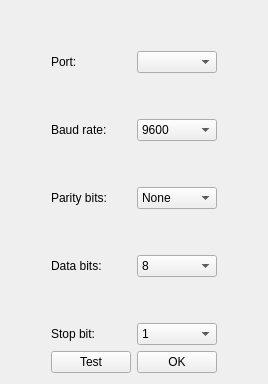
     <widget class="QWidget" name="tab_2">
      <attribute name="title">
       <string>Kalibrator</string>
      </attribute>
      <layout class="QGridLayout" name="gridLayout">
       <item row="1" column="5">
        <spacer name="horizontalSpacer">
         <property name="orientation">
          <enum>Qt::Horizontal</enum>
         </property>
         <property name="sizeHint" stdset="0">
          <size>
           <width>40</width>
           <height>20</height>
          </size>
         </property>
        </spacer>
       </item>
       <item row="7" column="5">
        <spacer name="horizontalSpacer_4">
         <property name="orientation">
          <enum>Qt::Horizontal</enum>
         </property>
         <property name="sizeHint" stdset="0">
          <size>
           <width>40</width>
           <height>20</height>
          </size>
         </property>
        </spacer>
       </item>
       <item row="5" column="5">
        <spacer name="horizontalSpacer_3">
         <property name="orientation">
          <enum>Qt::Horizontal</enum>
         </property>
         <property name="sizeHint" stdset="0">
          <size>
           <width>40</width>
           <height>20</height>
          </size>
         </property>
        </spacer>
       </item>
       <item row="3" column="5">
        <spacer name="horizontalSpacer_2">
         <property name="orientation">
          <enum>Qt::Horizontal</enum>
         </property>
         <property name="sizeHint" stdset="0">
          <size>
           <width>40</width>
           <height>20</height>
          </size>
         </property>
        </spacer>
       </item>
       <item row="9" column="5">
        <spacer name="horizontalSpacer_5">
         <property name="orientation">
          <enum>Qt::Horizontal</enum>
         </property>
         <property name="sizeHint" stdset="0">
          <size>
           <width>40</width>
           <height>20</height>
          </size>
         </property>
        </spacer>
       </item>
       <item row="5" column="2">
        <widget class="QLabel" name="label_15">
         <property name="text">
          <string>Parity bits:</string>
         </property>
        </widget>
       </item>
       <item row="7" column="2">
        <widget class="QLabel" name="label_16">
         <property name="text">
          <string>Data bits:</string>
         </property>
        </widget>
       </item>
       <item row="9" column="2">
        <widget class="QLabel" name="label_17">
         <property name="text">
          <string>Stop bit:</string>
         </property>
        </widget>
       </item>
       <item row="4" column="2">
        <spacer name="verticalSpacer_4">
         <property name="orientation">
          <enum>Qt::Vertical</enum>
         </property>
         <property name="sizeHint" stdset="0">
          <size>
           <width>20</width>
           <height>40</height>
          </size>
         </property>
        </spacer>
       </item>
       <item row="3" column="0">
        <spacer name="horizontalSpacer_7">
         <property name="orientation">
          <enum>Qt::Horizontal</enum>
         </property>
         <property name="sizeHint" stdset="0">
          <size>
           <width>40</width>
           <height>20</height>
          </size>
         </property>
        </spacer>
       </item>
       <item row="6" column="2">
        <spacer name="verticalSpacer_5">
         <property name="orientation">
          <enum>Qt::Vertical</enum>
         </property>
         <property name="sizeHint" stdset="0">
          <size>
           <width>20</width>
           <height>40</height>
          </size>
         </property>
        </spacer>
       </item>
       <item row="1" column="0">
        <spacer name="horizontalSpacer_6">
         <property name="orientation">
          <enum>Qt::Horizontal</enum>
         </property>
         <property name="sizeHint" stdset="0">
          <size>
           <width>40</width>
           <height>20</height>
          </size>
         </property>
        </spacer>
       </item>
       <item row="7" column="0">
        <spacer name="horizontalSpacer_9">
         <property name="orientation">
          <enum>Qt::Horizontal</enum>
         </property>
         <property name="sizeHint" stdset="0">
          <size>
           <width>40</width>
           <height>20</height>
          </size>
         </property>
        </spacer>
       </item>
       <item row="8" column="2">
        <spacer name="verticalSpacer_6">
         <property name="orientation">
          <enum>Qt::Vertical</enum>
         </property>
         <property name="sizeHint" stdset="0">
          <size>
           <width>20</width>
           <height>40</height>
          </size>
         </property>
        </spacer>
       </item>
       <item row="5" column="0">
        <spacer name="horizontalSpacer_8">
         <property name="orientation">
          <enum>Qt::Horizontal</enum>
         </property>
         <property name="sizeHint" stdset="0">
          <size>
           <width>40</width>
           <height>20</height>
          </size>
         </property>
        </spacer>
       </item>
       <item row="8" column="4">
        <spacer name="verticalSpacer_14">
         <property name="orientation">
          <enum>Qt::Vertical</enum>
         </property>
         <property name="sizeHint" stdset="0">
          <size>
           <width>20</width>
           <height>40</height>
          </size>
         </property>
        </spacer>
       </item>
       <item row="9" column="0">
        <spacer name="horizontalSpacer_10">
         <property name="orientation">
          <enum>Qt::Horizontal</enum>
         </property>
         <property name="sizeHint" stdset="0">
          <size>
           <width>40</width>
           <height>20</height>
          </size>
         </property>
        </spacer>
       </item>
       <item row="6" column="4">
        <spacer name="verticalSpacer_15">
         <property name="orientation">
          <enum>Qt::Vertical</enum>
         </property>
         <property name="sizeHint" stdset="0">
          <size>
           <width>20</width>
           <height>40</height>
          </size>
         </property>
        </spacer>
       </item>
       <item row="4" column="4">
        <spacer name="verticalSpacer_16">
         <property name="orientation">
          <enum>Qt::Vertical</enum>
         </property>
         <property name="sizeHint" stdset="0">
          <size>
           <width>20</width>
           <height>40</height>
          </size>
         </property>
        </spacer>
       </item>
       <item row="2" column="4">
        <spacer name="verticalSpacer_17">
         <property name="orientation">
          <enum>Qt::Vertical</enum>
         </property>
         <property name="sizeHint" stdset="0">
          <size>
           <width>20</width>
           <height>40</height>
          </size>
         </property>
        </spacer>
       </item>
       <item row="0" column="4">
        <spacer name="verticalSpacer_18">
         <property name="orientation">
          <enum>Qt::Vertical</enum>
         </property>
         <property name="sizeHint" stdset="0">
          <size>
           <width>20</width>
           <height>40</height>
          </size>
         </property>
        </spacer>
       </item>
       <item row="1" column="4">
        <widget class="QComboBox" name="comboBoxPort"/>
       </item>
       <item row="3" column="4">
        <widget class="QComboBox" name="comboBoxBaudRate">
         <item>
          <property name="text">
           <string>9600</string>
          </property>
         </item>
         <item>
          <property name="text">
           <string>19200</string>
          </property>
         </item>
        </widget>
       </item>
       <item row="9" column="4">
        <widget class="QComboBox" name="comboBoxStopBit">
         <item>
          <property name="text">
           <string>1</string>
          </property>
         </item>
         <item>
          <property name="text">
           <string>1.5</string>
          </property>
         </item>
         <item>
          <property name="text">
           <string>2</string>
          </property>
         </item>
        </widget>
       </item>
       <item row="5" column="4">
        <widget class="QComboBox" name="comboBoxParityBits">
         <item>
          <property name="text">
           <string>None</string>
          </property>
         </item>
         <item>
          <property name="text">
           <string>Odd</string>
          </property>
         </item>
         <item>
          <property name="text">
           <string>Even</string>
          </property>
         </item>
         <item>
          <property name="text">
           <string>Mark</string>
          </property>
         </item>
         <item>
          <property name="text">
           <string>Space</string>
          </property>
         </item>
        </widget>
       </item>
       <item row="7" column="4">
        <widget class="QComboBox" name="comboBoxDataBits">
         <property name="currentIndex">
          <number>3</number>
         </property>
         <item>
          <property name="text">
           <string>5</string>
          </property>
         </item>
         <item>
          <property name="text">
           <string>6</string>
          </property>
         </item>
         <item>
          <property name="text">
           <string>7</string>
          </property>
         </item>
         <item>
          <property name="text">
           <string>8</string>
          </property>
         </item>
        </widget>
       </item>
       <item row="3" column="2">
        <widget class="QLabel" name="label_14">
         <property name="text">
          <string>Baud rate:</string>
         </property>
        </widget>
       </item>
       <item row="0" column="2">
        <spacer name="verticalSpacer_2">
         <property name="orientation">
          <enum>Qt::Vertical</enum>
         </property>
         <property name="sizeHint" stdset="0">
          <size>
           <width>20</width>
           <height>40</height>
          </size>
         </property>
        </spacer>
       </item>
       <item row="1" column="2">
        <widget class="QLabel" name="label_13">
         <property name="text">
          <string>Port:</string>
         </property>
        </widget>
       </item>
       <item row="2" column="2">
        <spacer name="verticalSpacer_3">
         <property name="orientation">
          <enum>Qt::Vertical</enum>
         </property>
         <property name="sizeHint" stdset="0">
          <size>
           <width>20</width>
           <height>40</height>
          </size>
         </property>
        </spacer>
       </item>
       <item row="12" column="2">
        <widget class="QPushButton" name="pushButtonTestComm">
         <property name="text">
          <string>Test</string>
         </property>
        </widget>
       </item>
       <item row="12" column="4">
        <widget class="QPushButton" name="pushButtonOK_next">
         <property name="text">
          <string>OK</string>
         </property>
        </widget>
       </item>
      </layout>
     </widget>
